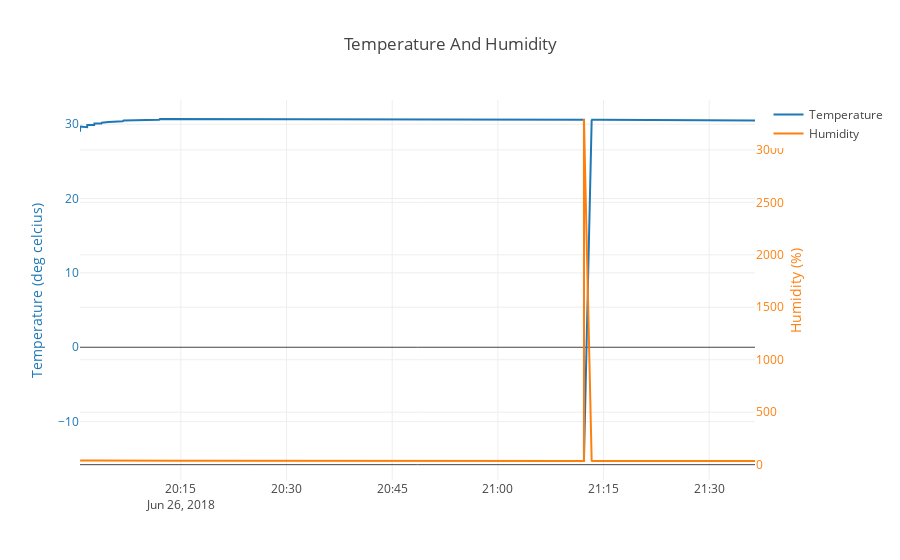

Notebook code for this chart:
### Code cell
# plot temperature and humidity on same plot

import time
import pandas as pd
from plotly.offline import download_plotlyjs, init_notebook_mode, plot, iplot
import plotly.graph_objs as go

# initialize plotly to plot inside of Jupyter notebook
init_notebook_mode(connected=True)

import urllib2 # python 2
from StringIO import StringIO # python 2

# 1) either, read the data from a url (this will only work when on Hopkins network)
url = 'http://192.168.1.4:5010/environmentlog'
response = urllib2.urlopen(url)
html = response.read() # this is full text of the log file
html = StringIO(html)
df = pd.read_csv(html)

# 2) or, load a local copy of fridge.log into a pandas dataframe
#filePath = 'fridge.log'
#df = pd.read_csv(filePath)
#

# construct a plotly friendly date/time, format is 'yyyy-mm-dd HH:MM:SS'
# we will append a new column to df called 'DateTime'
def tmpFunc(now):
    return time.strftime('%Y-%m-%d %H:%M:%S', time.localtime(now))
                         
df['DateTime'] = df['Seconds'].apply(lambda x: tmpFunc(x))

# extact columns (these are not raw numbers yet)
myDateTime = df[['DateTime']]
myTemperature = df[['Temperature']]
myHumidity = df[['Humidity']]

# get the actual numbers from each column
myDateTime2 = myDateTime.iloc[:]['DateTime']
myTemperature2 = myTemperature.iloc[:]['Temperature']
myHumidity2 = myHumidity.iloc[:]['Humidity']

# set up two traces to plot in plotly
trace1 = go.Scatter(
    x=myDateTime2,
    y=myTemperature2,
    name='Temperature'
)
trace2 = go.Scatter(
    x=myDateTime2,
    y=myHumidity2,
    name='Humidity',
    yaxis='y2'
)

data = [trace1, trace2]

# make a plotly layout
layout = go.Layout(
    title='Temperature And Humidity',
    yaxis=dict(
        title='Temperature (deg celcius)',
        titlefont=dict(
            # this is same as default plot color #1
            color='#1f77b4'
        ),
        tickfont=dict(
            # this is same as default plot color #1
            color='#1f77b4'
        )
    ),
    yaxis2=dict(
        title='Humidity (%)',
        #titlefont=dict(
        #    color='rgb(148, 103, 189)'
        #),
        #tickfont=dict(
        #    color='rgb(148, 103, 189)'
        #),
        titlefont=dict(
            # this is same as default plot color #2
            color='#ff7f0e'
        ),
        tickfont=dict(
            # this is same as default plot color #2
            color='#ff7f0e'
        ),
        overlaying='y',
        side='right'
    )
)

# plot with plotly
fig = go.Figure(data=data, layout=layout)
plot_url = iplot(fig, filename='multiple-axes-double')

### Figure 1 — Plotly figure (JSON) as saved in the notebook; plotly's stock layout.template omitted (floating-point values rounded to 4 significant figures; data arrays with more than 128 entries replaced by an {"elided": "..."} marker saying what was removed)
{"data": [{"name": "Temperature", "type": "scatter", "x": {"elided": "187 str values"}, "y": {"elided": "187 float values"}}, {"name": "Humidity", "type": "scatter", "x": {"elided": "187 str values"}, "y": {"elided": "187 float values"}, "yaxis": "y2"}], "layout": {"title": "Temperature And Humidity", "yaxis": {"tickfont": {"color": "#1f77b4"}, "title": "Temperature (deg celcius)", "titlefont": {"color": "#1f77b4"}}, "yaxis2": {"overlaying": "y", "side": "right", "tickfont": {"color": "#ff7f0e"}, "title": "Humidity (%)", "titlefont": {"color": "#ff7f0e"}}}}
